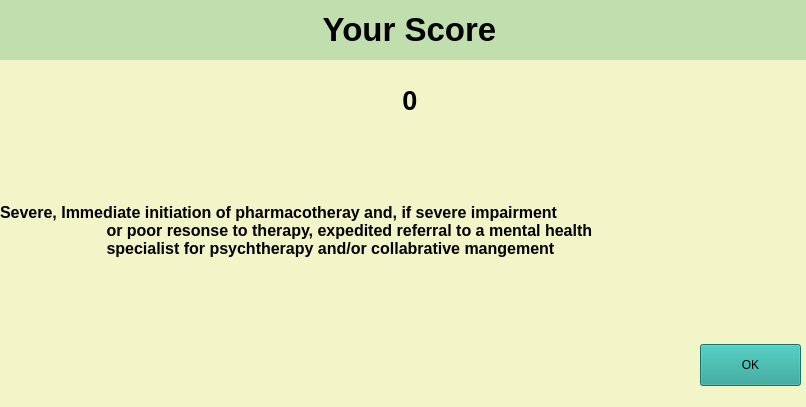
<?xml version="1.0" encoding="UTF-8"?>
<ui version="4.0">
 <class>Score</class>
 <widget class="QWidget" name="Score">
  <property name="geometry">
   <rect>
    <x>0</x>
    <y>0</y>
    <width>806</width>
    <height>407</height>
   </rect>
  </property>
  <property name="minimumSize">
   <size>
    <width>806</width>
    <height>407</height>
   </size>
  </property>
  <property name="maximumSize">
   <size>
    <width>806</width>
    <height>407</height>
   </size>
  </property>
  <property name="font">
   <font>
    <weight>50</weight>
    <bold>false</bold>
   </font>
  </property>
  <property name="windowTitle">
   <string>Score</string>
  </property>
  <property name="styleSheet">
   <string notr="true">background-color:#F2F5C8;
</string>
  </property>
  <widget class="QWidget" name="verticalLayoutWidget">
   <property name="geometry">
    <rect>
     <x>-1</x>
     <y>-1</y>
     <width>821</width>
     <height>61</height>
    </rect>
   </property>
   <layout class="QVBoxLayout" name="verticalLayout">
    <item>
     <widget class="QLabel" name="label">
      <property name="font">
       <font>
        <pointsize>25</pointsize>
        <weight>75</weight>
        <bold>true</bold>
       </font>
      </property>
      <property name="styleSheet">
       <string notr="true">background-color: rgb(193, 222, 174);</string>
      </property>
      <property name="text">
       <string>Your Score</string>
      </property>
      <property name="alignment">
       <set>Qt::AlignCenter</set>
      </property>
     </widget>
    </item>
   </layout>
  </widget>
  <widget class="QWidget" name="verticalLayoutWidget_10">
   <property name="geometry">
    <rect>
     <x>700</x>
     <y>330</y>
     <width>101</width>
     <height>71</height>
    </rect>
   </property>
   <layout class="QVBoxLayout" name="verticalLayout_14">
    <item>
     <widget class="QPushButton" name="pushButton_2">
      <property name="minimumSize">
       <size>
        <width>0</width>
        <height>42</height>
       </size>
      </property>
      <property name="accessibleName">
       <string>NextButton</string>
      </property>
      <property name="styleSheet">
       <string notr="true">background-color: rgb(33, 159, 148);</string>
      </property>
      <property name="text">
       <string>OK</string>
      </property>
     </widget>
    </item>
   </layout>
  </widget>
  <widget class="QWidget" name="verticalLayoutWidget_2">
   <property name="geometry">
    <rect>
     <x>330</x>
     <y>70</y>
     <width>160</width>
     <height>61</height>
    </rect>
   </property>
   <layout class="QVBoxLayout" name="verticalLayout_2">
    <item>
     <widget class="QLabel" name="label_2">
      <property name="font">
       <font>
        <pointsize>20</pointsize>
        <weight>75</weight>
        <bold>true</bold>
       </font>
      </property>
      <property name="text">
       <string>0</string>
      </property>
      <property name="alignment">
       <set>Qt::AlignCenter</set>
      </property>
     </widget>
    </item>
   </layout>
  </widget>
  <widget class="QWidget" name="verticalLayoutWidget_3">
   <property name="geometry">
    <rect>
     <x>0</x>
     <y>160</y>
     <width>2366</width>
     <height>141</height>
    </rect>
   </property>
   <layout class="QVBoxLayout" name="verticalLayout_4">
    <item>
     <widget class="QLabel" name="label_3">
      <property name="minimumSize">
       <size>
        <width>2364</width>
        <height>139</height>
       </size>
      </property>
      <property name="maximumSize">
       <size>
        <width>2364</width>
        <height>139</height>
       </size>
      </property>
      <property name="font">
       <font>
        <pointsize>12</pointsize>
        <weight>75</weight>
        <bold>true</bold>
       </font>
      </property>
      <property name="focusPolicy">
       <enum>Qt::NoFocus</enum>
      </property>
      <property name="text">
       <string>Severe, Immediate initiation of pharmacotheray and, if severe impairment
                        or poor resonse to therapy, expedited referral to a mental health
                        specialist for psychtherapy and/or collabrative mangement</string>
      </property>
     </widget>
    </item>
   </layout>
  </widget>
 </widget>
 <resources/>
 <connections/>
</ui>
